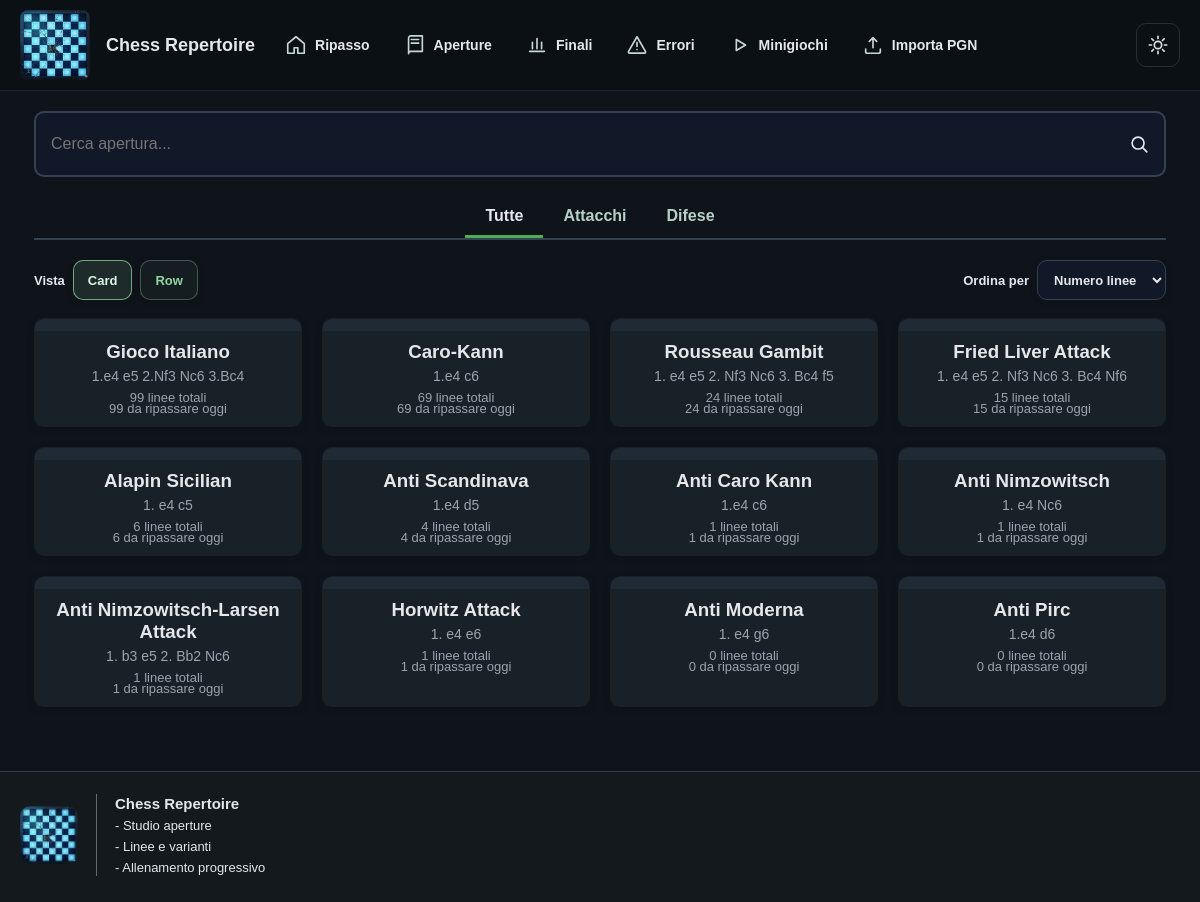
The app's page /, older data.
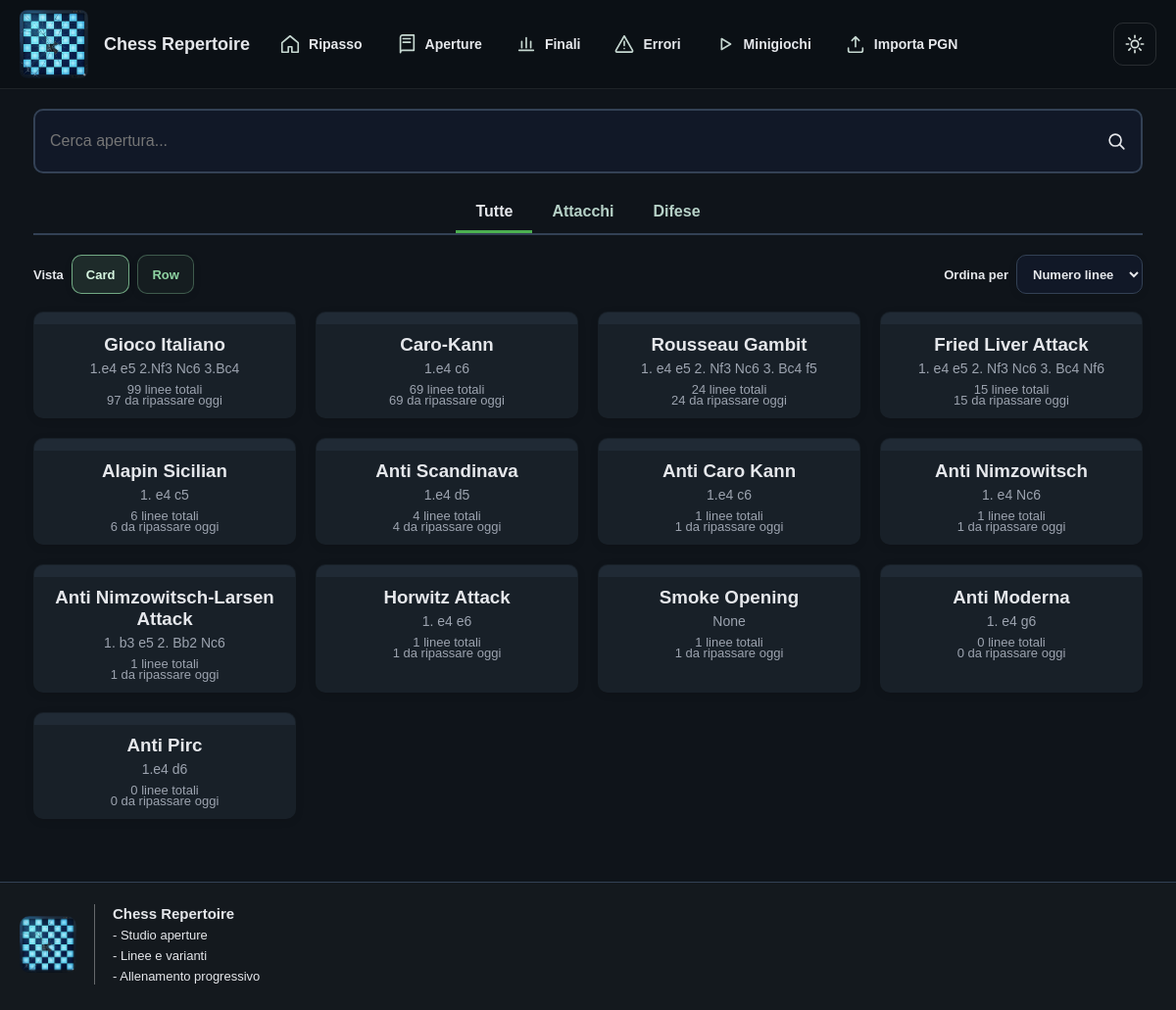
The same page, newer data.
### repertoire/models.py (models this page shows, shortened)
class OpeningRoot(models.Model):
    nome = models.CharField(max_length=100, unique=True)
    moves = models.CharField(max_length=50, blank=True, null=True)
    descrizione = models.TextField(blank=True, null=True)
    difesa = models.BooleanField(default=False)
    class Meta:
        ordering = ["nome"]

### repertoire/views.py (the view)
# urls.py: path('', views.opening_list, name='home'),
def opening_list(request):
    query = request.GET.get("q", "")
    filtro = request.GET.get("filtro", "tutti")
    view_mode = request.GET.get("view", "card")
    sort_mode = request.GET.get("sort", "lines")
    now = timezone.now()
    openings = OpeningRoot.objects.annotate(
        num_linee=Count("linee", distinct=True),
        studied_linee=Count("linee", filter=Q(linee__completamenti__gt=0), distinct=True),
        due_linee=Count(
            "linee",
            filter=_numbered_related_line_filter("linee__") & _opening_due_filter(now),
            distinct=True,
        ),
    )
    if filtro == "attacchi":
        openings = openings.filter(difesa=False)
    elif filtro == "difese":
        openings = openings.filter(difesa=True)
    if query:
        openings = openings.filter(nome__icontains=query)
    openings = list(openings)
    if sort_mode == "name":
        openings.sort(key=lambda opening: opening.nome.lower())
    else:
        sort_mode = "lines"
        openings.sort(key=lambda opening: (-opening.num_linee, -opening.due_linee, opening.nome.lower()))
    openings_data = []
    for opening in openings:
        board = chess.Board()
        try:
            if opening.moves:
                clean_moves = re.sub(r"\d+\.", "", opening.moves)
                for move in clean_moves.split():
                    if move not in ["1-0", "0-1", "1/2-1/2", "*"]:
                        board.push_san(move)
        except Exception:
            pass
        openings_data.append(
            {
                "obj": opening,
                "svg": chess.svg.board(
                    board,
                    size=220,
                    flipped=getattr(opening, "difesa", False),
                    colors={"square light": "#eeeed2", "square dark": "#769656"},
                ),
                "num_linee": opening.num_linee,
                "studied_linee": opening.studied_linee,
                "due_linee": opening.due_linee,
            }
        )
    return render(
        request,
        "repertoire/opening_list.html",
        {
            "openings": openings_data,
            "all_openings": list(OpeningRoot.objects.all().order_by("nome").values("nome", "difesa")),
            "query": query,
            "filtro": filtro,
            "view_mode": view_mode if view_mode in {"card", "row"} else "card",
            "sort_mode": sort_mode,
        },
    )

### repertoire/views.py (called while the page is built)
def _opening_due_filter(now):
    return Q(linee__review_attempts=0) | Q(linee__due_at__isnull=True) | Q(linee__due_at__lte=now)

def _numbered_related_line_filter(prefix):
    return Q(**{f"{prefix}numero__isnull": False}) & Q(**{f"{prefix}numero__gt": 0})

### repertoire/templates/repertoire/opening_list.html (shortened to what this page needs)
{% extends "repertoire/base.html" %}
{% block content %}
<div class="page">
  <div class="search-bar">
    <form method="get" id="searchForm">
      <input
        type="text"
        name="q"
        id="searchInput"
        class="search-input"
        placeholder="Cerca apertura..."
        value="{{ query }}"
        autocomplete="off"
        aria-autocomplete="list"
        aria-controls="searchSuggestions"
        aria-expanded="false">
      <span class="search-icon" aria-hidden="true">
      </span>
    </form>
  </div>
  <div class="tabs">
    <div class="tab {% if filtro == 'tutti' %}active{% endif %}" data-filter="tutti">Tutte</div>
    <div class="tab {% if filtro == 'attacchi' %}active{% endif %}" data-filter="attacchi">Attacchi</div>
    <div class="tab {% if filtro == 'difese' %}active{% endif %}" data-filter="difese">Difese</div>
  </div>
  <div class="toolbar">
    <div class="toolbar-group">
      <span class="toolbar-label">Vista</span>
      <button type="button" class="toolbar-btn {% if view_mode == 'card' %}active{% endif %}" data-view="card">Card</button>
      <button type="button" class="toolbar-btn {% if view_mode == 'row' %}active{% endif %}" data-view="row">Row</button>
    </div>
    <div class="toolbar-group">
      <label class="toolbar-label" for="sortMode">Ordina per</label>
      <select id="sortMode" name="sort" class="toolbar-select" form="searchForm">
        <option value="lines" {% if sort_mode == 'lines' %}selected{% endif %}>Numero linee</option>
      </select>
    </div>
  </div>
  <div class="grid {% if view_mode == 'row' %}rows{% endif %}">
    {% for item in openings %}
      <a href="{% url 'opening_detail' item.obj.id %}" class="card">
        <div class="board-container">
        </div>
        {% if view_mode == 'row' %}
          <div class="row-content">
            <div class="row-topline">
              <h3 class="row-title">{{ item.obj.nome }}</h3>
              <span class="row-badge">{{ item.num_linee }} linee</span>
            </div>
            <div class="row-meta">
              <span class="meta-pill">{% if item.obj.difesa %}Difesa{% else %}Attacco{% endif %}</span>
              <span class="meta-pill">{{ item.obj.moves|wordcount }} mosse</span>
              <span class="meta-pill">{{ item.due_linee }} da ripassare</span>
            </div>
            <p class="row-moves">{{ item.obj.moves|default:"Nessuna sequenza iniziale disponibile." }}</p>
            <div class="row-progress-meta">
              <span>{{ item.studied_linee }}/{{ item.num_linee }} linee studiate</span>
              <span>{% widthratio item.studied_linee item.num_linee 100 %}%</span>
            </div>
            <div class="row-progress">
              <div class="row-progress-fill" style="width:{% widthratio item.studied_linee item.num_linee 100 %}%;"></div>
            </div>
          </div>
        {% else %}
          <h3>{{ item.obj.nome }}</h3>
          <p>{{ item.obj.moves }}</p>
          <div class="line-count">{{ item.num_linee }} linee totali</div>
          <div class="line-count">{{ item.due_linee }} da ripassare oggi</div>
        {% endif %}
      </a>
    {% empty %}
      <p>Nessuna apertura trovata.</p>
    {% endfor %}
  </div>
</div>
{% endblock %}

Row changes from the older to the newer data that the page shows:
computed for OpeningRoot "Gioco Italiano": due_linee "99" → "97"
added OpeningRoot: obj.nome "Smoke Opening", obj.moves "None", num_linee "1", due_linee "1"
